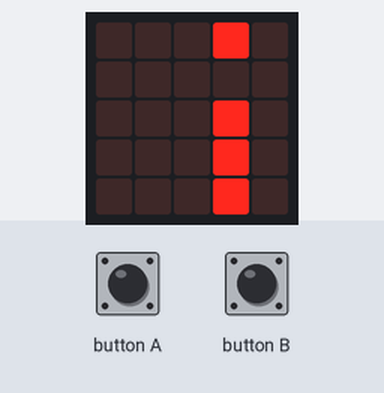
Recording of a program running on a simulated BBC micro:bit (MakeCode). Shown: the board's 5×5 LED display. Inputs (shaded band) come from the test bench. Random numbers come from a fixed seed; the run ends where the board's game-over animation would start. At 7.0 s the program stops and its outputs stay as they are.

Above: at 1.2 s.
1.3 s: button A pressed for 0.15 s
At 2.3 s:
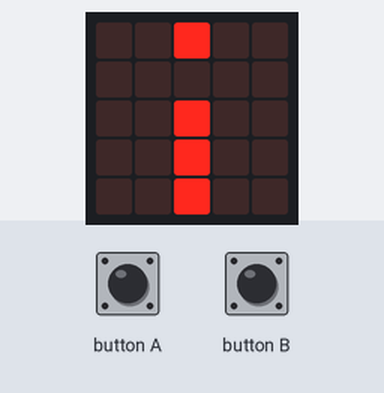
At 7.5 s:
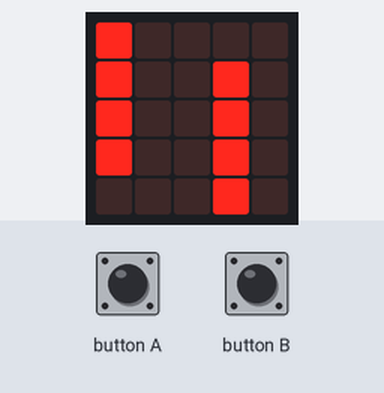
Timing chart, 0 to 8.5 s (numbered marks = the images above; inputs shaded):
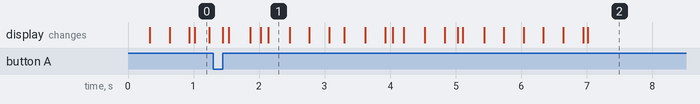

The program:

main.ts
```typescript
input.onButtonPressed(Button.A, function () {
    bird.change(LedSpriteProperty.Y, -1)
})
input.onButtonPressed(Button.B, function () {
    bird.change(LedSpriteProperty.Y, 1)
})
let emptyObstacleY = 0
let ticks = 0
let bird: game.LedSprite = null
let pas = 1000
let index = 0
let score_p = 0
let obstacles: game.LedSprite[] = []
bird = game.createSprite(0, 2)
bird.set(LedSpriteProperty.Blink, 300)
basic.forever(function () {
    while (obstacles.length > 0 && obstacles[0].get(LedSpriteProperty.X) == 0) {
        obstacles.removeAt(0).delete()
    }
    for (let obstacle2 of obstacles) {
        obstacle2.change(LedSpriteProperty.X, -1)
    }
    if (ticks % 3 == 0) {
        emptyObstacleY = randint(0, 4)
        for (let index2 = 0; index2 <= 4; index2++) {
            if (index2 != emptyObstacleY) {
                obstacles.push(game.createSprite(4, index2))
            }
        }
    }
    for (let obstacle3 of obstacles) {
        if (obstacle3.get(LedSpriteProperty.X) == bird.get(LedSpriteProperty.X) && obstacle3.get(LedSpriteProperty.Y) == bird.get(LedSpriteProperty.Y)) {
            game.setScore(score_p)
            game.gameOver()
        }
    }
    ticks += 1
    if (pas > 500) {
        pas += 0 - 5
    } else {
        pas += 0 - 1
    }
    basic.pause(pas)
    score_p += 1
})
```

test.ts
```typescript
// les tests vont ici ; cela ne sera pas compilé si ce paquet est utilisé en tant qu'extension.
```
